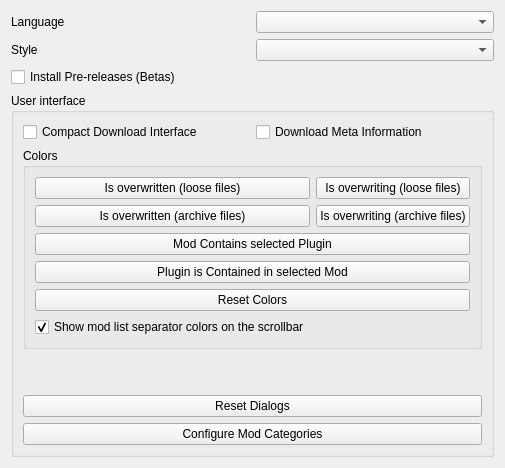
     <widget class="QWidget" name="generalTab">
      <attribute name="title">
       <string>General</string>
      </attribute>
      <layout class="QVBoxLayout" name="verticalLayout_3">
       <item>
        <layout class="QHBoxLayout" name="horizontalLayout_3">
         <item>
          <widget class="QLabel" name="label_5">
           <property name="text">
            <string>Language</string>
           </property>
          </widget>
         </item>
         <item>
          <widget class="QComboBox" name="languageBox">
           <property name="toolTip">
            <string>The display language</string>
           </property>
           <property name="whatsThis">
            <string>&lt;!DOCTYPE HTML PUBLIC &quot;-//W3C//DTD HTML 4.0//EN&quot; &quot;http://www.w3.org/TR/REC-html40/strict.dtd&quot;&gt;
&lt;html&gt;&lt;head&gt;&lt;meta name=&quot;qrichtext&quot; content=&quot;1&quot; /&gt;&lt;style type=&quot;text/css&quot;&gt;
p, li { white-space: pre-wrap; }
&lt;/style&gt;&lt;/head&gt;&lt;body style=&quot; font-family:'MS Shell Dlg 2'; font-size:8.25pt; font-weight:400; font-style:normal;&quot;&gt;
&lt;p style=&quot; margin-top:0px; margin-bottom:0px; margin-left:0px; margin-right:0px; -qt-block-indent:0; text-indent:0px;&quot;&gt;&lt;span style=&quot; font-size:8pt;&quot;&gt;The display language. This will only displaye languages for which you have a translation installed.&lt;/span&gt;&lt;/p&gt;&lt;/body&gt;&lt;/html&gt;</string>
           </property>
          </widget>
         </item>
        </layout>
       </item>
       <item>
        <layout class="QHBoxLayout" name="horizontalLayout_4">
         <item>
          <widget class="QLabel" name="label_10">
           <property name="text">
            <string>Style</string>
           </property>
          </widget>
         </item>
         <item>
          <widget class="QComboBox" name="styleBox">
           <property name="toolTip">
            <string>graphical style</string>
           </property>
           <property name="whatsThis">
            <string>graphical style of the MO user interface</string>
           </property>
          </widget>
         </item>
        </layout>
       </item>
       <item>
        <widget class="QCheckBox" name="usePrereleaseBox">
         <property name="toolTip">
          <string>Update to non-stable releases.</string>
         </property>
         <property name="whatsThis">
          <string>If this is enabled, the integrated update mechanism will notify of all releases, including pre-releases (alphas, betas).

Please use this only if you're sufficiently tech-savvy to investigate issues, look for known problems in the issue tracker and create meaningful reports.

If you use pre-releases, never contact me directly by e-mail or via private messages!</string>
         </property>
         <property name="text">
          <string>Install Pre-releases (Betas)</string>
         </property>
        </widget>
       </item>
       <item>
        <widget class="QGroupBox" name="groupBox">
         <property name="title">
          <string>User interface</string>
         </property>
         <layout class="QGridLayout" name="gridLayout">
          <item row="2" column="0" colspan="2">
           <widget class="QGroupBox" name="ModlistGroupBox">
            <property name="title">
             <string>Colors</string>
            </property>
            <layout class="QGridLayout" name="gridLayout_5">
             <item row="6" column="0">
              <widget class="QCheckBox" name="colorSeparatorsBox">
               <property name="toolTip">
                <string>When this is enabled, the color defined for a separator will be shown on the mod list scrollbar at the location of the separator.  This can be useful for quick navigation between separator sections or to a specific separator section.</string>
               </property>
               <property name="whatsThis">
                <string>When this is enabled, the color defined for a separator will be shown on the mod list scrollbar at the location of the separator.  This can be useful for quick navigation between separator sections or to a specific separator section.</string>
               </property>
               <property name="text">
                <string>Show mod list separator colors on the scrollbar</string>
               </property>
               <property name="checked">
                <bool>true</bool>
               </property>
              </widget>
             </item>
             <item row="4" column="0" colspan="2">
              <widget class="QPushButton" name="containedBtn">
               <property name="text">
                <string>Plugin is Contained in selected Mod</string>
               </property>
              </widget>
             </item>
             <item row="1" column="0">
              <widget class="QPushButton" name="overwrittenBtn">
               <property name="text">
                <string>Is overwritten (loose files)</string>
               </property>
              </widget>
             </item>
             <item row="1" column="1">
              <widget class="QPushButton" name="overwritingBtn">
               <property name="text">
                <string>Is overwriting (loose files)</string>
               </property>
              </widget>
             </item>
             <item row="5" column="0" colspan="2">
              <widget class="QPushButton" name="resetColorsBtn">
               <property name="text">
                <string>Reset Colors</string>
               </property>
              </widget>
             </item>
             <item row="3" column="0" colspan="2">
              <widget class="QPushButton" name="containsBtn">
               <property name="text">
                <string>Mod Contains selected Plugin</string>
               </property>
              </widget>
             </item>
             <item row="2" column="0">
              <widget class="QPushButton" name="overwrittenArchiveBtn">
               <property name="text">
                <string>Is overwritten (archive files)</string>
               </property>
              </widget>
             </item>
             <item row="2" column="1">
              <widget class="QPushButton" name="overwritingArchiveBtn">
               <property name="text">
                <string>Is overwriting (archive files)</string>
               </property>
              </widget>
             </item>
            </layout>
           </widget>
          </item>
          <item row="6" column="0" colspan="2">
           <widget class="QPushButton" name="categoriesBtn">
            <property name="toolTip">
             <string>Modify the categories available to arrange your mods.</string>
            </property>
            <property name="whatsThis">
             <string>Modify the categories available to arrange your mods.</string>
            </property>
            <property name="text">
             <string>Configure Mod Categories</string>
            </property>
           </widget>
          </item>
          <item row="5" column="0" colspan="2">
           <widget class="QPushButton" name="resetDialogsButton">
            <property name="maximumSize">
             <size>
              <width>16777215</width>
              <height>16777215</height>
             </size>
            </property>
            <property name="toolTip">
             <string>Reset stored information from dialogs.</string>
            </property>
            <property name="whatsThis">
             <string>This will make all dialogs show up again where you checked the &quot;Remember selection&quot;-box.</string>
            </property>
            <property name="text">
             <string>Reset Dialogs</string>
            </property>
           </widget>
          </item>
          <item row="0" column="0">
           <widget class="QCheckBox" name="compactBox">
            <property name="toolTip">
             <string>If checked, the download interface will be more compact.</string>
            </property>
            <property name="text">
             <string>Compact Download Interface</string>
            </property>
           </widget>
          </item>
          <item row="4" column="0" colspan="2">
           <spacer name="verticalSpacer">
            <property name="orientation">
             <enum>Qt::Vertical</enum>
            </property>
            <property name="sizeHint" stdset="0">
             <size>
              <width>20</width>
              <height>40</height>
             </size>
            </property>
           </spacer>
          </item>
          <item row="0" column="1">
           <widget class="QCheckBox" name="showMetaBox">
            <property name="toolTip">
             <string>If checked, the download list will display meta information instead of file names.</string>
            </property>
            <property name="text">
             <string>Download Meta Information</string>
            </property>
           </widget>
          </item>
         </layout>
        </widget>
       </item>
      </layout>
     </widget>
